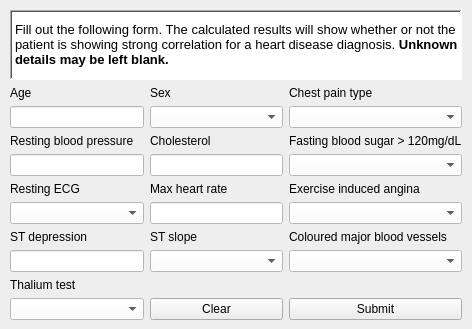
<?xml version="1.0" encoding="UTF-8"?>
<ui version="4.0">
 <class>form</class>
 <widget class="QWidget" name="form">
  <property name="geometry">
   <rect>
    <x>0</x>
    <y>0</y>
    <width>472</width>
    <height>329</height>
   </rect>
  </property>
  <property name="windowTitle">
   <string>Data science with a heart</string>
  </property>
  <property name="windowIcon">
   <iconset>
    <normaloff>WindowICON.jpg</normaloff>WindowICON.jpg</iconset>
  </property>
  <property name="toolTip">
   <string extracomment="Female or male"/>
  </property>
  <property name="styleSheet">
   <string notr="true">background-color: rgb(238, 238, 238)</string>
  </property>
  <widget class="QWidget" name="">
   <property name="geometry">
    <rect>
     <x>10</x>
     <y>10</y>
     <width>452</width>
     <height>310</height>
    </rect>
   </property>
   <layout class="QGridLayout" name="gridLayout_2">
    <item row="1" column="0">
     <layout class="QGridLayout" name="gridLayout">
      <item row="2" column="0">
       <widget class="QLabel" name="label_BP">
        <property name="toolTip">
         <string>Mesaured in mmHG. 
High blood pressure = 140mmHg and above</string>
        </property>
        <property name="text">
         <string>Resting blood pressure</string>
        </property>
       </widget>
      </item>
      <item row="5" column="1">
       <widget class="QLineEdit" name="lineEdit_HR">
        <property name="autoFillBackground">
         <bool>false</bool>
        </property>
        <property name="styleSheet">
         <string notr="true">background-color: rgb(255, 255, 255)</string>
        </property>
       </widget>
      </item>
      <item row="5" column="2">
       <widget class="QComboBox" name="comboBox_EIA">
        <property name="styleSheet">
         <string notr="true">background-color: rgb(255, 255, 255)</string>
        </property>
        <property name="currentIndex">
         <number>-1</number>
        </property>
        <property name="placeholderText">
         <string>Please select...</string>
        </property>
        <property name="frame">
         <bool>true</bool>
        </property>
        <item>
         <property name="text">
          <string>Please select...</string>
         </property>
        </item>
        <item>
         <property name="text">
          <string>Negative</string>
         </property>
        </item>
        <item>
         <property name="text">
          <string>Positive</string>
         </property>
        </item>
       </widget>
      </item>
      <item row="7" column="2">
       <widget class="QComboBox" name="comboBox_CMBV">
        <property name="styleSheet">
         <string notr="true">background-color: rgb(255, 255, 255)</string>
        </property>
        <property name="currentIndex">
         <number>-1</number>
        </property>
        <property name="placeholderText">
         <string>Please select...</string>
        </property>
        <property name="frame">
         <bool>true</bool>
        </property>
        <item>
         <property name="text">
          <string>0</string>
         </property>
        </item>
        <item>
         <property name="text">
          <string>1</string>
         </property>
        </item>
        <item>
         <property name="text">
          <string>2</string>
         </property>
        </item>
        <item>
         <property name="text">
          <string>3</string>
         </property>
        </item>
       </widget>
      </item>
      <item row="6" column="0">
       <widget class="QLabel" name="label_STD">
        <property name="toolTip">
         <string>Induced by exercise relative to rest.</string>
        </property>
        <property name="text">
         <string>ST depression</string>
        </property>
       </widget>
      </item>
      <item row="8" column="0">
       <widget class="QLabel" name="label_Thal">
        <property name="toolTip">
         <string>Thallium scintigraphy</string>
        </property>
        <property name="text">
         <string>Thalium test</string>
        </property>
       </widget>
      </item>
      <item row="9" column="1">
       <widget class="QPushButton" name="pushButton_2">
        <property name="text">
         <string>Clear</string>
        </property>
       </widget>
      </item>
      <item row="7" column="0">
       <widget class="QLineEdit" name="lineEdit_STP">
        <property name="autoFillBackground">
         <bool>false</bool>
        </property>
        <property name="styleSheet">
         <string notr="true">background-color: rgb(255, 255, 255)</string>
        </property>
       </widget>
      </item>
      <item row="4" column="2">
       <widget class="QLabel" name="label_EIA">
        <property name="toolTip">
         <string>Negative is no exercised induced angina. Positive signifies there is.</string>
        </property>
        <property name="text">
         <string>Exercise induced angina</string>
        </property>
       </widget>
      </item>
      <item row="5" column="0">
       <widget class="QComboBox" name="comboBox_ECG">
        <property name="styleSheet">
         <string notr="true">background-color: rgb(255, 255, 255)</string>
        </property>
        <property name="currentIndex">
         <number>-1</number>
        </property>
        <property name="placeholderText">
         <string>Please select...</string>
        </property>
        <property name="frame">
         <bool>true</bool>
        </property>
        <item>
         <property name="text">
          <string>0</string>
         </property>
        </item>
        <item>
         <property name="text">
          <string>1</string>
         </property>
        </item>
        <item>
         <property name="text">
          <string>2</string>
         </property>
        </item>
       </widget>
      </item>
      <item row="4" column="0">
       <widget class="QLabel" name="label_ECG">
        <property name="toolTip">
         <string>&lt;html&gt;&lt;head/&gt;&lt;body&gt;&lt;p&gt;Resting electrocardiographic results&lt;/p&gt;&lt;p&gt;  • 0 = Normal &lt;/p&gt;&lt;p&gt;  • 1 = Abnormal ST-T wave &lt;/p&gt;&lt;p&gt;  • 2 = Showing probable or definite left ventricular hypertrophy&lt;/p&gt;&lt;/body&gt;&lt;/html&gt;</string>
        </property>
        <property name="text">
         <string>Resting ECG</string>
        </property>
       </widget>
      </item>
      <item row="6" column="2">
       <widget class="QLabel" name="label_CMBV">
        <property name="toolTip">
         <string>Number of major vessels colored by fluoroscopy.</string>
        </property>
        <property name="text">
         <string>Coloured major blood vessels</string>
        </property>
       </widget>
      </item>
      <item row="3" column="0">
       <widget class="QLineEdit" name="lineEdit_BP">
        <property name="autoFillBackground">
         <bool>false</bool>
        </property>
        <property name="styleSheet">
         <string notr="true">background-color: rgb(255, 255, 255)</string>
        </property>
       </widget>
      </item>
      <item row="7" column="1">
       <widget class="QComboBox" name="comboBox_STS">
        <property name="styleSheet">
         <string notr="true">background-color: rgb(255, 255, 255)</string>
        </property>
        <property name="currentIndex">
         <number>-1</number>
        </property>
        <property name="placeholderText">
         <string>Please select...</string>
        </property>
        <property name="frame">
         <bool>true</bool>
        </property>
        <item>
         <property name="text">
          <string>Upsloping</string>
         </property>
        </item>
        <item>
         <property name="text">
          <string>Horizontal</string>
         </property>
        </item>
        <item>
         <property name="text">
          <string>Downsloping</string>
         </property>
        </item>
       </widget>
      </item>
      <item row="0" column="0">
       <widget class="QLabel" name="label_Age">
        <property name="toolTip">
         <string>Age of patient in years</string>
        </property>
        <property name="text">
         <string>Age</string>
        </property>
       </widget>
      </item>
      <item row="0" column="2">
       <widget class="QLabel" name="label_CP">
        <property name="toolTip">
         <string>4 levels to choose from</string>
        </property>
        <property name="text">
         <string>Chest pain type</string>
        </property>
       </widget>
      </item>
      <item row="1" column="0">
       <widget class="QLineEdit" name="lineEdit_Age">
        <property name="autoFillBackground">
         <bool>false</bool>
        </property>
        <property name="styleSheet">
         <string notr="true">background-color: rgb(255, 255, 255)</string>
        </property>
       </widget>
      </item>
      <item row="1" column="2">
       <widget class="QComboBox" name="comboBox_CP">
        <property name="styleSheet">
         <string notr="true">background-color: rgb(255, 255, 255)</string>
        </property>
        <property name="editable">
         <bool>false</bool>
        </property>
        <property name="currentText">
         <string/>
        </property>
        <property name="currentIndex">
         <number>-1</number>
        </property>
        <property name="placeholderText">
         <string>Please select...</string>
        </property>
        <property name="duplicatesEnabled">
         <bool>true</bool>
        </property>
        <property name="frame">
         <bool>true</bool>
        </property>
        <item>
         <property name="text">
          <string>Typical angina</string>
         </property>
        </item>
        <item>
         <property name="text">
          <string>Atypical angina</string>
         </property>
        </item>
        <item>
         <property name="text">
          <string>Non-angina pain</string>
         </property>
        </item>
        <item>
         <property name="text">
          <string>Asymptomatic</string>
         </property>
        </item>
       </widget>
      </item>
      <item row="0" column="1">
       <widget class="QLabel" name="label_Sex">
        <property name="toolTip">
         <string>Gender of patient</string>
        </property>
        <property name="text">
         <string>Sex</string>
        </property>
       </widget>
      </item>
      <item row="2" column="2">
       <widget class="QLabel" name="label_FBS">
        <property name="toolTip">
         <string>Great then 120 mg/dL a possible factor
Higher than 126 mg/dL points to diabetes</string>
        </property>
        <property name="text">
         <string>Fasting blood sugar &gt; 120mg/dL</string>
        </property>
       </widget>
      </item>
      <item row="9" column="2">
       <widget class="QPushButton" name="pushButton">
        <property name="text">
         <string>Submit</string>
        </property>
       </widget>
      </item>
      <item row="3" column="1">
       <widget class="QLineEdit" name="lineEdit_Chol">
        <property name="autoFillBackground">
         <bool>false</bool>
        </property>
        <property name="styleSheet">
         <string notr="true">background-color: rgb(255, 255, 255)</string>
        </property>
       </widget>
      </item>
      <item row="4" column="1">
       <widget class="QLabel" name="label_HR">
        <property name="toolTip">
         <string>Measured in bpm</string>
        </property>
        <property name="text">
         <string>Max heart rate</string>
        </property>
       </widget>
      </item>
      <item row="6" column="1">
       <widget class="QLabel" name="label_STS">
        <property name="toolTip">
         <string>The slope of the peak exercise ST segment</string>
        </property>
        <property name="text">
         <string>ST slope</string>
        </property>
       </widget>
      </item>
      <item row="9" column="0">
       <widget class="QComboBox" name="comboBox_Thal">
        <property name="styleSheet">
         <string notr="true">background-color: rgb(255, 255, 255)</string>
        </property>
        <property name="currentIndex">
         <number>-1</number>
        </property>
        <property name="placeholderText">
         <string>Please select...</string>
        </property>
        <property name="frame">
         <bool>true</bool>
        </property>
        <item>
         <property name="text">
          <string>Normal</string>
         </property>
        </item>
        <item>
         <property name="text">
          <string>Fixed defect</string>
         </property>
        </item>
        <item>
         <property name="text">
          <string>Reversable defect</string>
         </property>
        </item>
       </widget>
      </item>
      <item row="1" column="1">
       <widget class="QComboBox" name="comboBox_Sex">
        <property name="styleSheet">
         <string notr="true">background-color: rgb(255, 255, 255)</string>
        </property>
        <property name="currentIndex">
         <number>-1</number>
        </property>
        <property name="placeholderText">
         <string>Please select...</string>
        </property>
        <property name="frame">
         <bool>true</bool>
        </property>
        <item>
         <property name="text">
          <string>Male</string>
         </property>
        </item>
        <item>
         <property name="text">
          <string>Female</string>
         </property>
        </item>
       </widget>
      </item>
      <item row="2" column="1">
       <widget class="QLabel" name="label_Chol">
        <property name="toolTip">
         <string>Serum cholestoral (mg/dL)
Higher than 200mg/dL is concerning</string>
        </property>
        <property name="text">
         <string>Cholesterol</string>
        </property>
       </widget>
      </item>
      <item row="3" column="2">
       <widget class="QComboBox" name="comboBox_FBS">
        <property name="styleSheet">
         <string notr="true">background-color: rgb(255, 255, 255)</string>
        </property>
        <property name="placeholderText">
         <string>Please select...</string>
        </property>
        <item>
         <property name="text">
          <string>False</string>
         </property>
        </item>
        <item>
         <property name="text">
          <string>True</string>
         </property>
        </item>
       </widget>
      </item>
     </layout>
    </item>
    <item row="0" column="0">
     <widget class="QLabel" name="label_Desc">
      <property name="font">
       <font>
        <pointsize>10</pointsize>
       </font>
      </property>
      <property name="autoFillBackground">
       <bool>false</bool>
      </property>
      <property name="styleSheet">
       <string notr="true">background-color: rgb(255, 255, 255)</string>
      </property>
      <property name="frameShape">
       <enum>QFrame::WinPanel</enum>
      </property>
      <property name="frameShadow">
       <enum>QFrame::Sunken</enum>
      </property>
      <property name="lineWidth">
       <number>1</number>
      </property>
      <property name="midLineWidth">
       <number>1</number>
      </property>
      <property name="text">
       <string>&lt;html&gt;&lt;head/&gt;&lt;body&gt;&lt;p&gt;Fill out the following form. The calculated results will show whether or not the patient is showing strong correlation for a heart disease diagnosis. &lt;span style=&quot; font-weight:700;&quot;&gt;Unknown details may be left blank.&lt;/p&gt;&lt;/body&gt;&lt;/html&gt;</string>
      </property>
      <property name="wordWrap">
       <bool>true</bool>
      </property>
     </widget>
    </item>
   </layout>
  </widget>
 </widget>
 <resources/>
 <connections/>
</ui>
